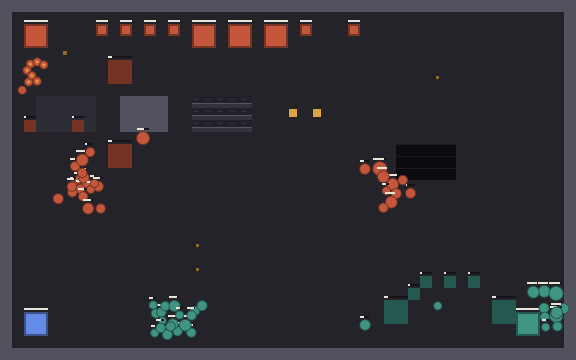
#> input picture driver/tests/goldens/showcase.png, 576 x 360 px
$ python -i roc_final.py   (imports and definitions only)
#> lines starting #> are read from the running program, lines starting #| are printed output that depends on the picture
#> further down, picture is the input picture: PIL image 576x360 RGBA; mean R, G, B, A 46.1, 44.5, 49.8, 255
"""The Roc and its drones.

The Roc is the approved Longbow: a raised narrow cowling between two forward
lift shoulders, two covered aft thrusters, six drone docks on two rails and
two guns on plates bolted outside the lift shoulders. Its drawing code is ported from the approved study,
with the study's clock replaced by the state the shell supplies: fan phase,
each dock's clamp spread, each gun's bearing and shot age, and where each
drone sits. The shell draws it from runtime layers on one 256px canvas (four
tiles), north-facing, pivoting about the canvas centre, in this order:

- the hull's ground shadow, with the yokes' shadow beside it, drawn
  `HULL_SHADOW` pixels off in screen space;
- each gun's ground shadow, `GUN_SHADOW` pixels off;
- the wall, the hull's silhouette dropped toward the tail so the hull reads
  as standing proud of it;
- the fixed gun plates, then each gun on its own canvas about its pivot,
  under the hull;
- the hull, with the fan blades and the docks' clamps cut out;
- each fan's blades at one of `FAN_FRAMES` phases;
- each dock's clamps at one of `CLAMP_STEPS` spreads, and a docked drone;
- the cargo hatch over the spine vent, opening as riders board or leave;
- the aft thrusters' glow, drawn at the engines' heat as the Roc moves.

A destroyed Roc falls as its wall, yokes and guns at their last bearings
under a wreck hull: the hull with its fans still and its docks empty.

A drone's frame (arms and rotors) and its body (gun and accent) are separate
layers on a small canvas, so the frame follows its flight and the body its
gun's bearing.

Every layer is the study's drawing moved `CENTRE` pixels toward the nose,
because the study turns the ship about a point that far behind its canvas
centre.
"""

from __future__ import annotations

import functools
import math
from pathlib import Path

from PIL import Image, ImageChops, ImageDraw, ImageFilter

from tools import gen_sprites as gen
from tools.production_sprite_sources import maw_final as maw

Registry = dict[str, Image.Image]

SS = 3
SIZE = 256
CENTRE = 7

VOID = (12, 13, 17)
DEEP = (25, 27, 32)
DARK = (48, 47, 53)
IRON = (72, 71, 77)
EDGE = (108, 106, 111)
STEEL = (152, 146, 139)
LIGHT = (199, 187, 166)
RUST = (111, 72, 49)
BRASS = (137, 111, 64)
FLASH = (222, 170, 89)
DRONE_FLASH = (222, 175, 96)
PAINT = {"base": (154, 73, 48), "probe": (40, 139, 158)}

MOUNTS = ((46, 110), (210, 110))
DOCKS = ((102, 147), (102, 172), (102, 197), (154, 197), (154, 172), (154, 147))
FANS = ((76, 120), (180, 120))
EXHAUSTS = ((81, 218), (175, 218))
PARK = (0.0, 0.0)

GUN = 128
DRONE = 32
FAN = 40
CLAMP = 32
FAN_FRAMES = 6
CLAMP_STEPS = 4
ROTOR_FRAMES = 3
ROTOR_STEP = 5
RECOIL_AGES = (0, 1, 2, 4, 6, 8, 10)
HATCH = (32, 56)
HATCH_CENTRE = (128, 165)
HATCH_STEPS = 5
AMBER = (240, 200, 120)
HOLD = (96, 74, 44)
HOLD_LIGHT = (150, 116, 64)
CRADLE_STAGES = 3
HOT = ((214, 128, 52), (236, 158, 70), (250, 214, 150))
KILN = (196, 112, 48)
THRUSTERS = (81, 175)
NO_SHOT = 999
HULL_SHADOW = (5, 12)
GUN_SHADOW = (3, 7)
DRONE_SHADOW = (3, 7)


def smooth(x: float) -> float:
    x = max(0.0, min(1.0, x))
    return x * x * (3 - 2 * x)


def ramp(t: float, a: float, b: float) -> float:
    return smooth((t - a) / (b - a))


def mix(a: float, b: float, u: float) -> float:
    return a + (b - a) * u


def point(a, b, u):
    return (mix(a[0], b[0], u), mix(a[1], b[1], u))


class Draw:
    def __init__(self, size: int = SIZE):
        self.im = Image.new("RGBA", (size * SS, size * SS))
        self.d = ImageDraw.Draw(self.im)

    def poly(self, pts, c):
        self.d.polygon([(round(x * SS), round(y * SS)) for x, y in pts], fill=c)

    # [7 lines left out: function line, not called in this run]

    def box(self, b, c, r=0):
        self.d.rounded_rectangle(tuple(round(v * SS) for v in b), radius=round(r * SS), fill=c)

    def disk(self, x, y, r, c):
        self.d.ellipse(tuple(round(v * SS) for v in (x - r, y - r, x + r, y + r)), fill=c)

    # [60 lines left out: functions plate, bolt, beam, hydraulic, not called in this run]

    def hose(self, pts):
        self.line(pts, VOID, 3)
        self.line(pts, RUST, 1)

    # [5 lines left out: function vent, not called in this run]

    def finish(self) -> Image.Image:
        size = self.im.width // SS
        return self.im.resize((size, size), Image.Resampling.LANCZOS)


# [58 lines left out: functions polygon, fan, rim, not called in this run]


def shadow(im: Image.Image, dx=5, dy=10, opacity=90, blur=2) -> Image.Image:
#> called with dx = 5, dy = 10, opacity = 90, blur = 2
    alpha = (
        im.getchannel("A")
        .filter(ImageFilter.GaussianBlur(blur * SS))
        .point(lambda n: round(n * opacity / 255))
    )
#> alpha: PIL image 576x360 L; every value is 90
    layer = Image.new("RGBA", im.size, (0, 0, 0, 0))
#> layer: PIL image 576x360 RGBA; every value is 0
    layer.putalpha(alpha)
    out = Image.new("RGBA", im.size)
    out.alpha_composite(layer, (round(dx * SS), round(dy * SS)))
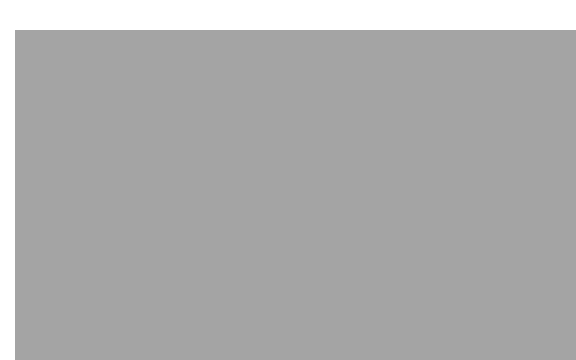
#> out: PIL image 576x360 RGBA; mean R, G, B, A 0, 0, 0, 80.4; transparent parts drawn white
    return out


# [226 lines left out: functions transformed, pipe, reactor, nose, engine, crossmember and 5 more, not called in this run]


def recoil(age: float) -> float:
    return 4 * ramp(age, 0, 2) * (1 - ramp(age, 2, 12)) if age < 12 else 0


# [235 lines left out: functions gun, drone_frame, drone_body, mini_drone, docked, _top and 7 more, not called in this run]


def _without(image: Image.Image, mask: Image.Image) -> Image.Image:
    return _keep(image, ImageChops.invert(mask))


# [5 lines left out: function _hull, not called in this run]


def _opening(step: int) -> float:
    return step / (HATCH_STEPS - 1)


# [7 lines left out: function _masks, not called in this run]


def _crop(image: Image.Image, centre, size: int) -> Image.Image:
    x, y = centre
    return image.crop((x - size // 2, y - size // 2, x + size // 2, y + size // 2))


# [19 lines left out: functions render_hull, render_wreck, render_fan, not called in this run]


def render_clamps(dock: int, variant: str, step: int) -> Image.Image:
    """One dock's clamps `step` pixels open, centred on the dock."""
    return _crop(_keep(_hull(variant, 0, float(step)), _masks()[1]), DOCKS[dock], CLAMP)


# [85 lines left out: functions render_hatch, render_ghost, render_glow, _mast, _pad, _cradle, not called in this run]


def render_cradle(variant: str) -> Image.Image:
    """The cradle with its crane parked, for icons and placement."""
    return _cradle(variant, True)


def render_cradle_site(variant: str) -> Image.Image:
    """The bed under assembly: the crane and the Roc draw over it at run time."""
    return _cradle(variant, False)


def render_wall() -> Image.Image:
    shifted = _wall(_top(PAINT["base"], 0, (0.0,) * 6).im)
    return _centred(shifted.resize((SIZE, SIZE), Image.Resampling.LANCZOS))


# [26 lines left out: functions render_shadow, render_yokes, _gun_canvas, not called in this run]


def render_gun(variant: str, age: float = NO_SHOT) -> Image.Image:
    """A gun pointing ahead about its canvas centre, `age` ticks after a shot."""
    return _gun_canvas(variant, age).finish()


# [30 lines left out: functions render_gun_shadow, render_drone, render_drone_frame, render_drone_body, render_drone_shadow, not called in this run]


def _save(registry: Registry, out: Path, name: str, image: Image.Image) -> None:
    gen.save_sprite(image, out, name)
    registry[name] = image


# [59 lines left out: function install_roc, not called in this run]

>>> from PIL import Image
>>> picture = Image.open('../../driver/tests/goldens/showcase.png')
>>> result = shadow(picture)

$ run again, on driver/tests/goldens/skirmish-t0.png
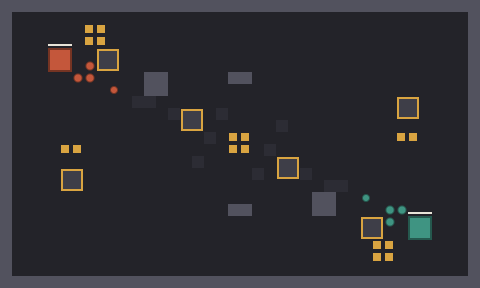
#> input picture driver/tests/goldens/skirmish-t0.png, 480 x 288 px
#> picture is the input picture: PIL image 480x288 RGBA; mean R, G, B, A 45.8, 44.9, 50, 255
#> alpha: PIL image 480x288 L; every value is 90
#> in shadow, `out.alpha_composite(layer, (round(dx * SS), round(dy * SS)))`:
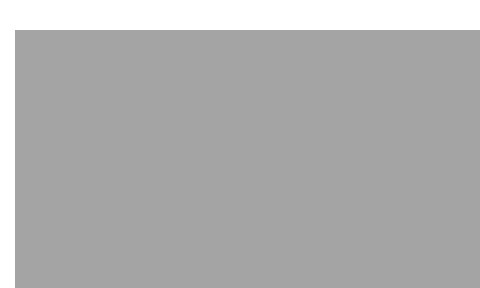
#> out: PIL image 480x288 RGBA; mean R, G, B, A 0, 0, 0, 78.1; transparent parts drawn white
